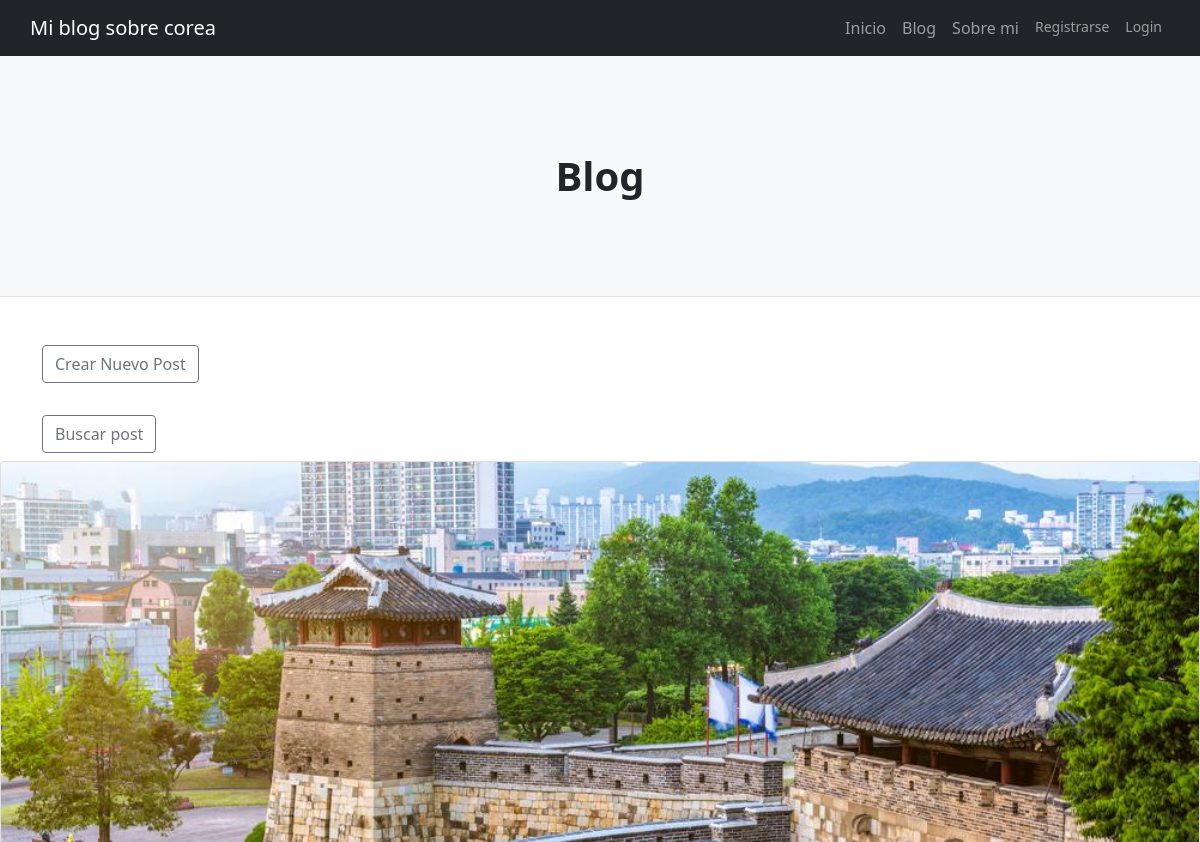
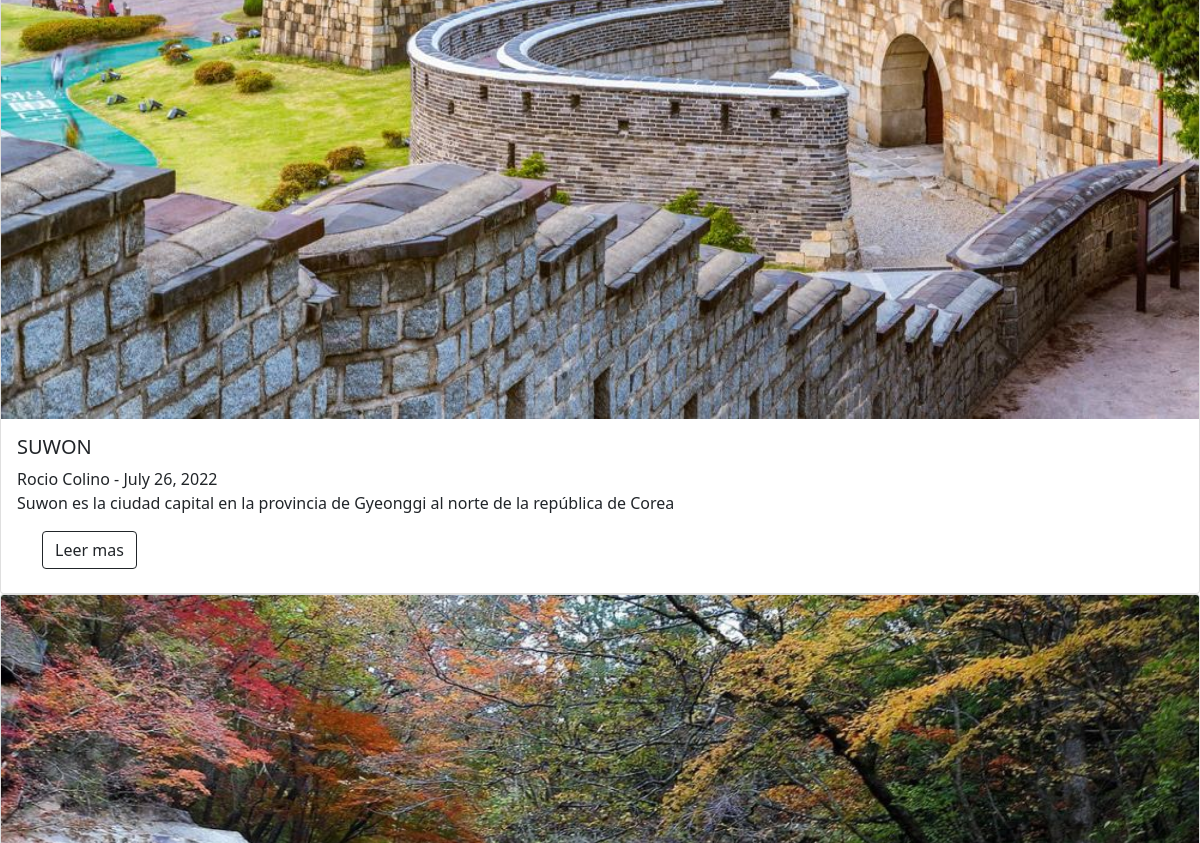
The page /blog/ (upper part) on the database as committed earlier (2 pictures, top to bottom).
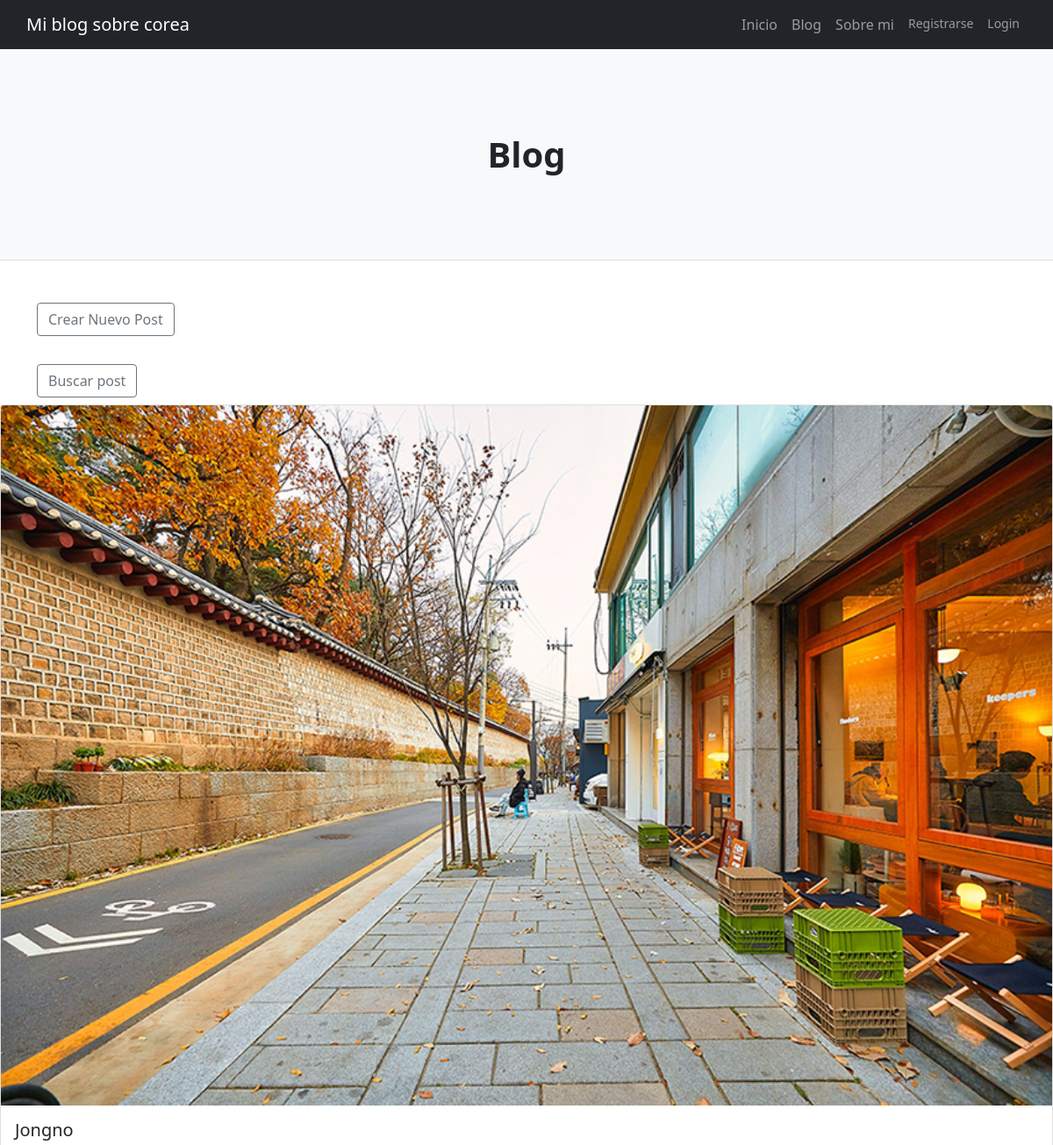
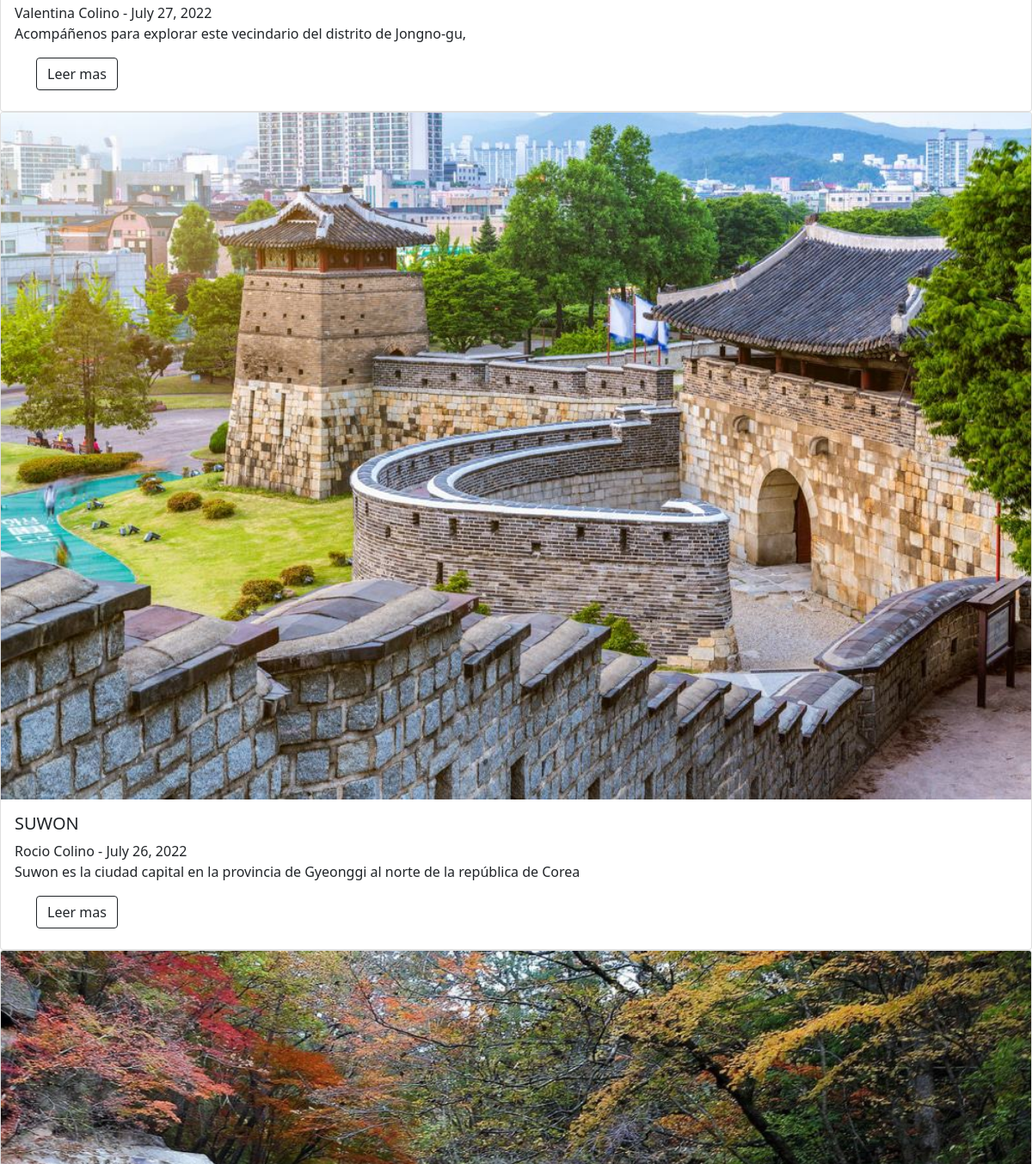
The same page on the database as committed later (2 pictures, top to bottom).
### Blog/models.py (models this page shows, shortened)
class Post(models.Model):
   titulo=models.CharField(max_length=255)
   subtitulo=models.CharField(max_length=200)
   autor=models.ForeignKey(User, on_delete=models.CASCADE)
   fecha=models.DateField(auto_now_add=True)
   imagen=models.ImageField(null=True, blank=True, upload_to="images/", default='images/default_blog.jpg')
   cuerpo=RichTextField(blank=True, null=True)
   categoria=models.CharField(max_length=255, default='Turismo')
   fragmento=models.CharField(max_length=150)

### Blog/views.py (the view)
# urls.py: path('blog/', BlogView.as_view(), name='blog'),
class BlogView(ListView):
    model=Post
    template_name='Blog/blog.html'
    ordering=['-fecha']

### Blog/templates/Blog/blog.html (shortened to what this page needs)
{% extends "Blog/padre.html" %}
{% load static %}
{% block contenidoQueCambia %}
 <header class="py-5 bg-light border-bottom mb-4">
<div class="container">
        <div class="text-center my-5">
            <h1 class="fw-bolder">Blog</h1>
        </div>
    </div>
</header>
<br/>
<div class="container"><h6><a href="{% url 'add_post' %}" class="btn btn-outline-secondary">Crear Nuevo Post</a></h6></div> </br>  <div class="container"><h6><a href="{% url 'busqueda_post' %}" class="btn btn-outline-secondary">Buscar post</a></h6></div>
{% for post in object_list %}
    {% if post.imagen %}
        <div class="card mb-9"  style="max-width: 1200px;">
                <img src="{{ post.imagen.url }}" class="card-img-top" >
    {% endif %}
        <div class="card-body"  >
            <h5 class="card-title" >{{ post.titulo}}</h5>{{ post.autor.first_name }} {{ post.autor.last_name }} - {{ post.fecha }}</h5>
            <p class="card-text">{{ post.fragmento }}</p>
<div class="container"><h6><a href="{% url 'post-detalles' post.pk %}" class="btn btn-outline-dark">Leer mas</a></h6></div>
        </div>
        </div>
{% endfor %}
{% endblock %}

### Blog/templates/Blog/padre.html (shortened to what this page needs)
{% load static %}
<!DOCTYPE html>
<html lang="en">
    <head>
        <link href="{% static 'css/styles.css' %}" rel="stylesheet" />
    </head>
    <body>
<nav class="navbar navbar-expand-lg navbar-dark bg-dark">
    <div class="container px-0">
        <a class="navbar-brand" href="{% url 'inicio' %}">Mi blog sobre corea</a>
        <div class="collapse navbar-collapse" id="navbarSupportedContent">
            <ul class="navbar-nav ms-auto mb-2 mb-lg-0">
                <li class="nav-item"><a class="nav-link" href="{% url 'inicio' %}">Inicio</a></li>
                <li class="nav-item"><a class="nav-link" href="{% url 'blog' %}">Blog</a></li>
                <li class="nav-item"><a class="nav-link" href="{% url 'about' %}">Sobre mi</a></li>
                {% if user.is_authenticated %}
                <small><li class="nav-item">
                    <a class="nav-link" href="{% url 'add_post' %}" >Crear Post </a>
                </li></small>
                <small><li class="nav-item">
                    <a class="nav-link" href="{% url 'add_category' %}">Crear categoria</a>
                </li></small>
                <small><li class="nav-item">
                    <a class="nav-link" href="{% url 'edit_profile' %}">Editar perfil</a>
                </li></small>
                <small><li class="nav-item">
                    <a class="nav-link" href="{% url 'logout' %}">Logout</a>
                </li></small>
                {% else %}
                <small><li class="nav-item">
                     <a class="nav-link" href="{% url 'register' %}">Registrarse</a>
                </li></small>
                <small><li class="nav-item">
                    <a class="nav-link" href="{% url 'login' %}">Login</a>
                </li></small>
                {% endif %}
            </ul>
        </div>
    </div>
</nav>
        {% block contenidoQueCambia %}
        {% endblock %}

Rows that differ between the two databases and show on the page:
added Post: imagen (picture), titulo "Jongno", autor.first_name "Valentina", autor.last_name "Colino", fecha "July 27, 2022", fragmento "Acompáñenos para explorar este vecindario del distrito de Jongno-gu,"
